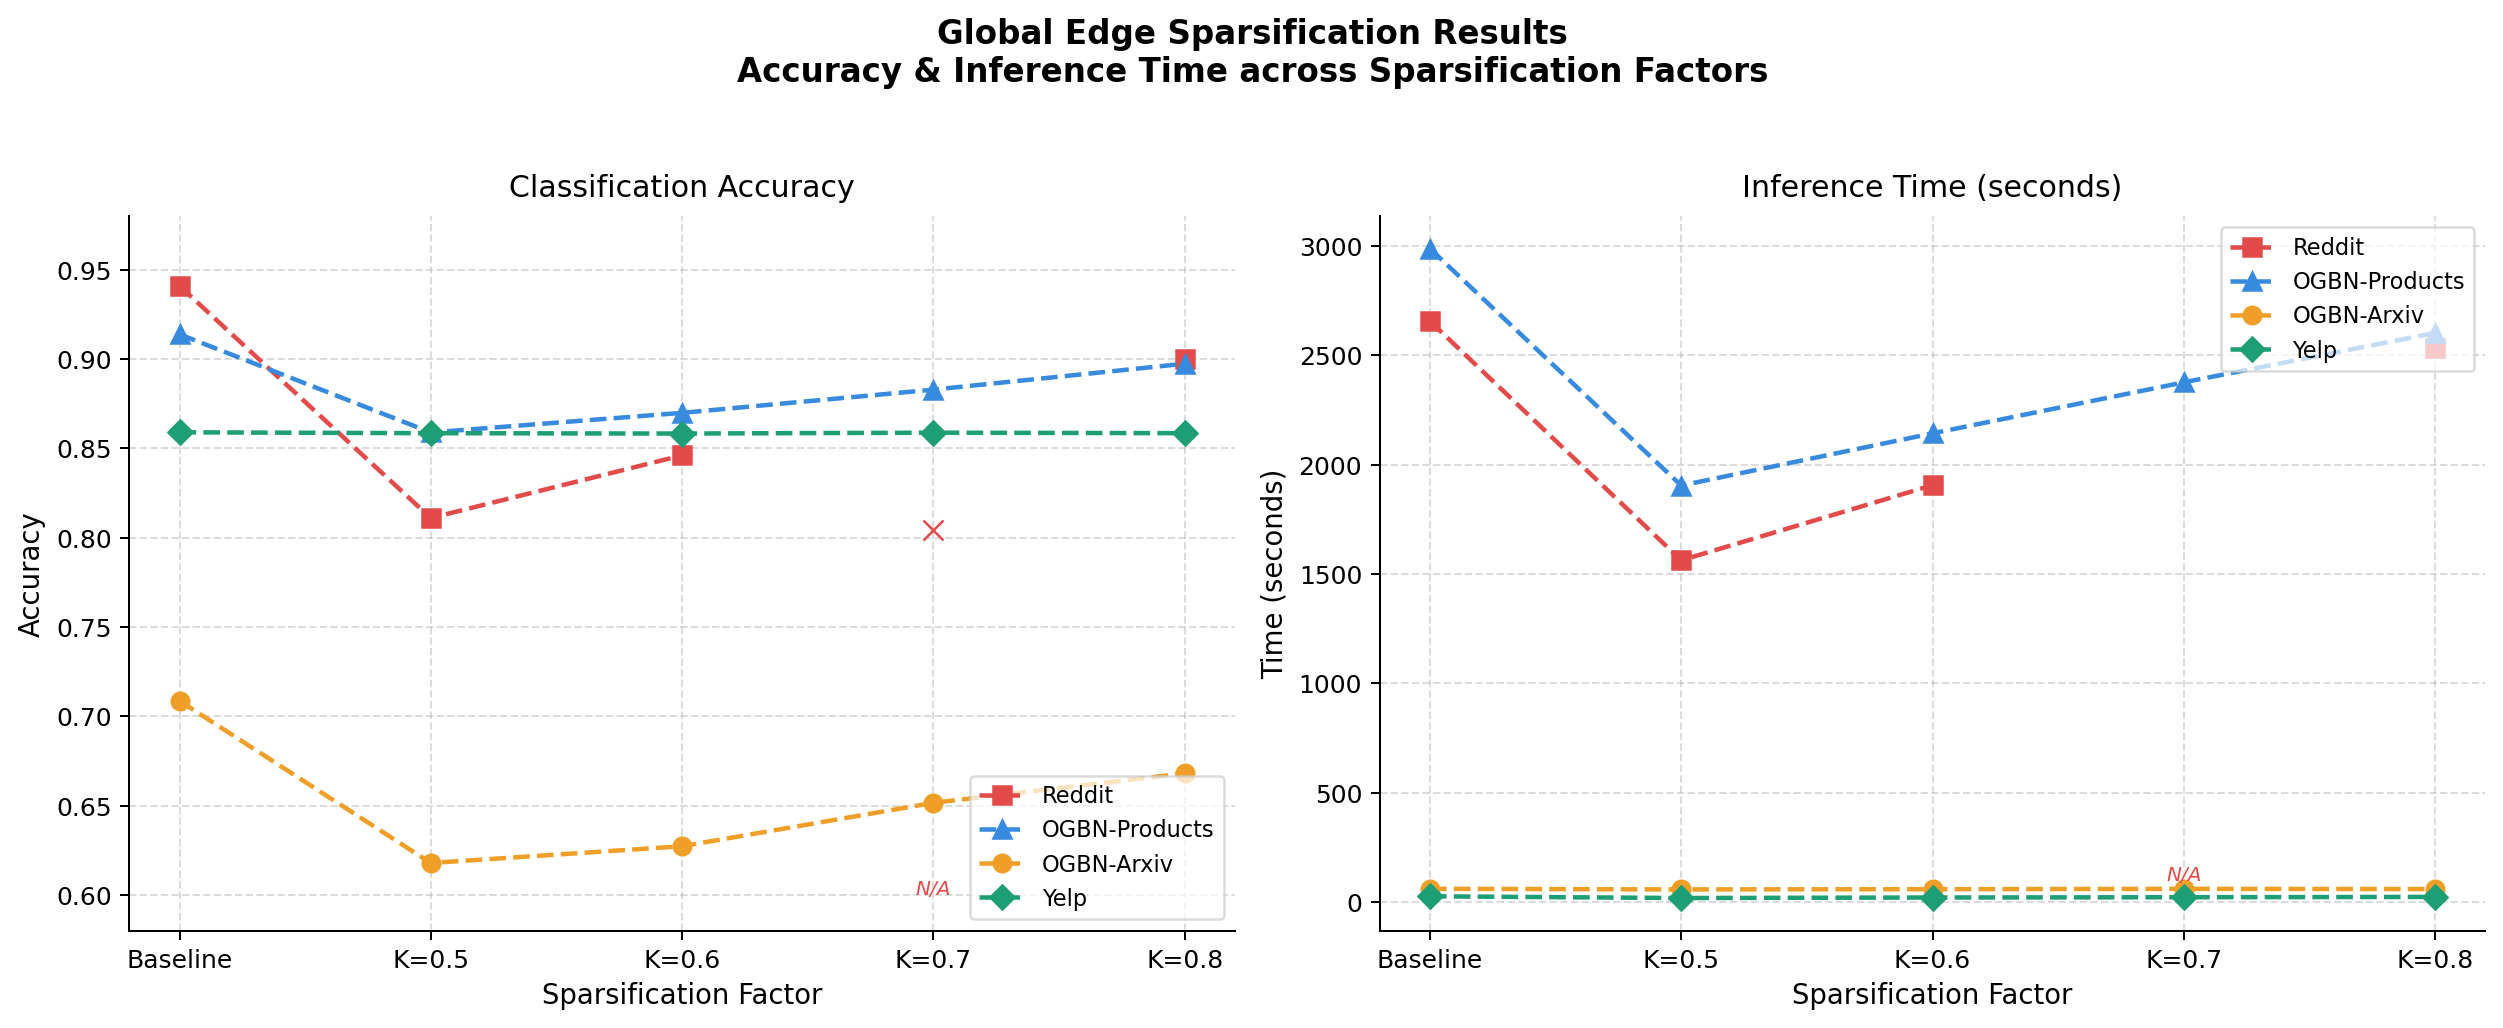

This figure's Python source:
import matplotlib.pyplot as plt
import numpy as np

# ── Accurate Data from global_spaction.csv ────────────────────────────────────
# Sparsification factors: Baseline, 0.5, 0.6, 0.7, 0.8
sparsification = ['Baseline', 'K=0.5', 'K=0.6', 'K=0.7', 'K=0.8']
x = np.arange(len(sparsification))

# Note: Reddit K=0.7 has only edges, Acc & Time are missing → None
datasets = {
    'Reddit': {
        'acc':  [0.9410, 0.8110, 0.8461, None,   0.8999],
        'time': [2656.42, 1562.73, 1906.34, None, 2532.62],
        'edges':[57424428, 28770455, 34501250, 40232044, 45962839],
    },
    'OGBN-Products': {
        'acc':  [0.9139, 0.8589, 0.8699, 0.8829, 0.8974],
        'time': [2987.80, 1904.79, 2143.35, 2376.72, 2602.76],
        'edges':[63083526, 32154014, 38339912, 44525811, 50711714],
    },
    'OGBN-Arxiv': {
        'acc':  [0.7086, 0.6178, 0.6272, 0.6515, 0.6680],
        'time': [60.47, 57.49, 58.64, 60.09, 59.17],
        'edges':[1242470, 663571, 779350, 895130, 1010910],
    },
    'Yelp': {
        'acc':  [0.8590, 0.8585, 0.8583, 0.8588, 0.8585],
        'time': [26.13, 18.17, 20.60, 21.777, 23.355],
        'edges':[3869956, 1946466, 2331164, 2715862, 3100560],
    },
}

colors  = ['#E24B4A', '#378ADD', '#EF9F27', '#1D9E75']
markers = ['s', '^', 'o', 'D']

def split_none(xvals, yvals):
    """Split into continuous segments around None values."""
    segments = []
    seg_x, seg_y = [], []
    for xi, yi in zip(xvals, yvals):
        if yi is not None:
            seg_x.append(xi)
            seg_y.append(yi)
        else:
            if seg_x:
                segments.append((seg_x[:], seg_y[:]))
            seg_x, seg_y = [], []
    if seg_x:
        segments.append((seg_x, seg_y))
    return segments

# ── Figure ────────────────────────────────────────────────────────────────────
fig, axes = plt.subplots(1, 2, figsize=(14, 5.5))
fig.suptitle(
    'Global Edge Sparsification Results\n'
    'Accuracy & Inference Time across Sparsification Factors',
    fontsize=13, fontweight='bold', y=1.03
)

# ── Left: Accuracy ────────────────────────────────────────────────────────────
ax1 = axes[0]
for i, (name, vals) in enumerate(datasets.items()):
    segs = split_none(x, vals['acc'])
    for si, (sx, sy) in enumerate(segs):
        ax1.plot(sx, sy,
                 color=colors[i], marker=markers[i],
                 markersize=7, linewidth=1.8, linestyle='--',
                 label=name if si == 0 else '_nolegend_')
    # Mark missing points with a hollow circle
    for xi, yi in zip(x, vals['acc']):
        if yi is None:
            ax1.plot(xi, ax1.get_ylim()[0],  # placeholder; actual mark below after ylim set
                     marker='x', color=colors[i], markersize=8, zorder=5)

ax1.set_title('Classification Accuracy', fontsize=12, pad=8)
ax1.set_xlabel('Sparsification Factor', fontsize=11)
ax1.set_ylabel('Accuracy', fontsize=11)
ax1.set_xticks(x)
ax1.set_xticklabels(sparsification, fontsize=10)
ax1.set_ylim(0.58, 0.98)
ax1.yaxis.set_major_formatter(plt.FuncFormatter(lambda v, _: f'{v:.2f}'))
ax1.legend(fontsize=9, framealpha=0.7, loc='lower right')
ax1.grid(True, linestyle='--', alpha=0.45)
ax1.spines[['top', 'right']].set_visible(False)

# Annotate missing point for Reddit K=0.7
ax1.annotate('N/A', xy=(3, 0.60), fontsize=8, color=colors[0],
             ha='center', style='italic')

# ── Right: Time ───────────────────────────────────────────────────────────────
ax2 = axes[1]
for i, (name, vals) in enumerate(datasets.items()):
    segs = split_none(x, vals['time'])
    for si, (sx, sy) in enumerate(segs):
        ax2.plot(sx, sy,
                 color=colors[i], marker=markers[i],
                 markersize=7, linewidth=1.8, linestyle='--',
                 label=name if si == 0 else '_nolegend_')

ax2.set_title('Inference Time (seconds)', fontsize=12, pad=8)
ax2.set_xlabel('Sparsification Factor', fontsize=11)
ax2.set_ylabel('Time (seconds)', fontsize=11)
ax2.set_xticks(x)
ax2.set_xticklabels(sparsification, fontsize=10)
ax2.legend(fontsize=9, framealpha=0.7, loc='upper right')
ax2.grid(True, linestyle='--', alpha=0.45)
ax2.spines[['top', 'right']].set_visible(False)

# Annotate missing point for Reddit K=0.7
ax2.annotate('N/A', xy=(3, 100), fontsize=8, color=colors[0],
             ha='center', style='italic')

plt.tight_layout()
plt.savefig('global_sparsification_plot.png', dpi=180, bbox_inches='tight')
plt.show()
print("Saved: global_sparsification_plot.png")
